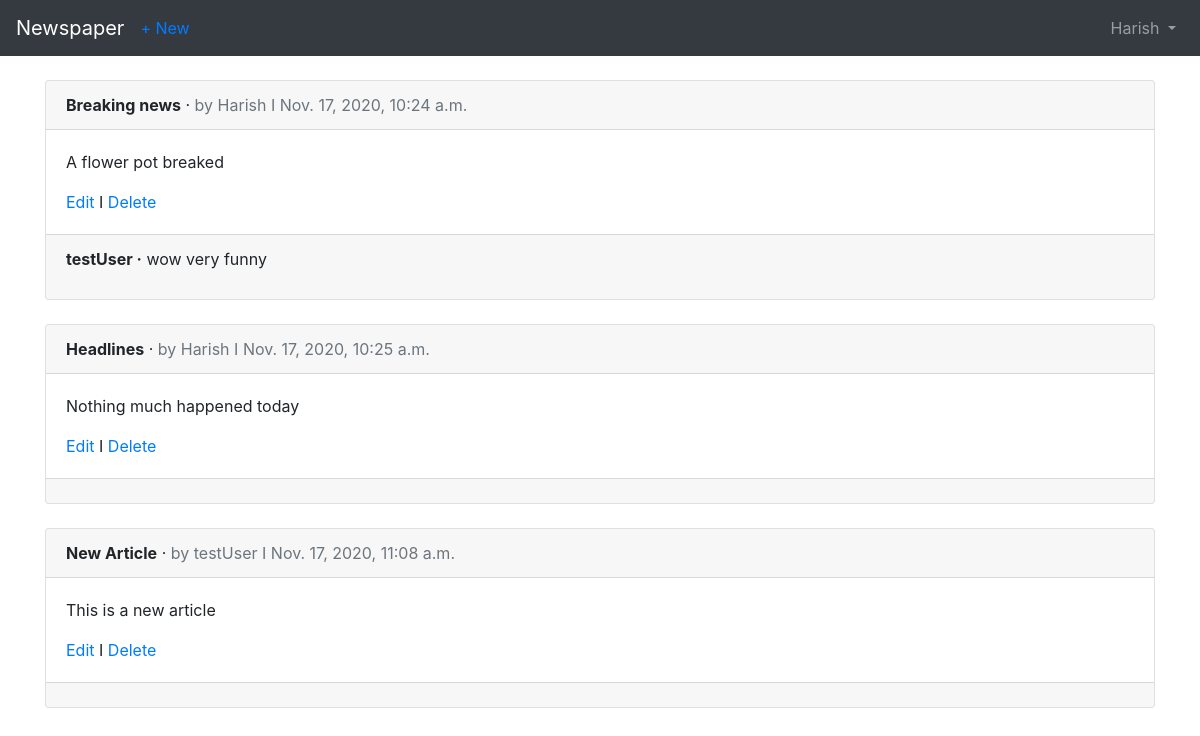
The page /articles/ (signed in) on the database its author committed.
### users/models.py (models this page shows)
class CustomUser(AbstractUser):
    age = models.PositiveIntegerField(default=0)

### articles/models.py (models this page shows, shortened)
class Article(models.Model):
    title = models.CharField(max_length=255)
    body = models.TextField()
    date = models.DateTimeField(auto_now_add=True)
    author = models.ForeignKey(get_user_model(),on_delete=models.CASCADE,)

class Comment(models.Model):
    article = models.ForeignKey(Article,on_delete=models.CASCADE,related_name = 'comments')
    comment = models.CharField(max_length=140)
    author = models.ForeignKey(
        get_user_model(),
        on_delete=models.CASCADE,
    )
    def __str__ (self):
        return self.comment

### articles/views.py (the view)
# urls.py: path('',ArticleListView.as_view(),name = 'article_list'),
class ArticleListView(LoginRequiredMixin,ListView):
    model = models.Article
    login_url = 'login'
    template_name = 'articles/article_list.html'

### templates/articles/article_list.html (shortened to what this page needs)
{% extends 'base.html' %}
 {% block content %}
 {% for article in object_list %}
<div class="card">
<div class="card-header">
<span class="font-weight-bold"> {{ article.title }}</span> &middot;
<span class="text-muted">by {{ article.author }} I {{ article.date }}
</span>
</div>
<div class="card-body">
<p> {{ article.body }}</p>
<a href=" {% url 'article_edit' article.pk %}">Edit</a> I
<a href=" {% url 'article_delete' article.pk %}">Delete</a>
</div>
<div class="card-footer">
 {% for comment in article.comments.all %}
<p>
<span class="font-weight-bold"> {{ comment.author }}
&middot;</span>
 {{ comment }}
</p>
 {% endfor %}
</div>
</div>
<br />
 {% endfor %}
 {% endblock content %}

### templates/base.html (shortened to what this page needs)
<!doctype html>
<html lang="en">
{% load crispy_forms_tags %}
<head>
    <link rel="stylesheet" href="https://cdn.jsdelivr.net/npm/bootstrap@4.5.3/dist/css/bootstrap.min.css">
</head>
<body>
    <nav class="navbar navbar-expand-md navbar-dark bg-dark mb-4">
        <a class="navbar-brand" href="{% url 'home' %}">Newspaper</a> {% if user.is_authenticated %}
        <ul class="navbar-nav mr-auto">
            <li class="nav-item"><a href=" {% url 'article_new' %}">+ New</a></li>
        </ul>
        {% endif %}
        <div class="collapse navbar-collapse" id="navbarCollapse">
            {% if user.is_authenticated %}
            <ul class="navbar-nav ml-auto">
                <li class="nav-item">
                    <a class="nav-link dropdown-toggle" href="#" id="userMenu" data-toggle="dropdown" aria-haspopup="true" aria-expanded="false">
                  {{ user.username }}
                </a>
                </li>
            </ul>
            {% endif %}
        </div>
    </nav>
    <div class="container">
        {% block content %} {% endblock %}
    </div>
</html>

### rows shown on the page
CustomUser: username "Harish"
Article: title "Breaking news", author "Harish", date "Nov. 17, 2020, 10:24 a.m.", body "A flower pot breaked"
Comment: author "testUser", comment "wow very funny"
Article: title "Headlines", author "Harish", date "Nov. 17, 2020, 10:25 a.m.", body "Nothing much happened today"
Article: title "New Article", author "testUser", date "Nov. 17, 2020, 11:08 a.m.", body "This is a new article"
